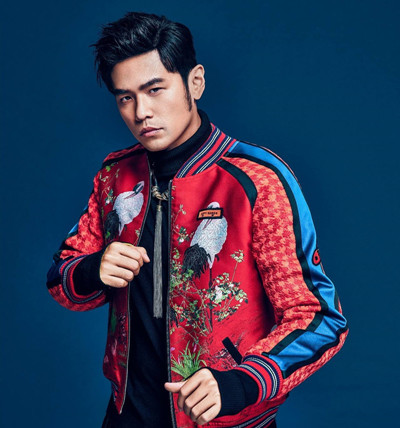
#> input picture leolab/opencv/demo/image_src/jay.jpg, 400 x 428 px
$ python demo03_threshold_otsu.py
#> lines starting #> are read from the running program, lines starting #| are printed output that depends on the picture; after the words box and inside, x2 and y2 are one past the last pixel; in counts of white or black regions, pixels touching at a corner belong together
# 阈值处理

import cv2

# 阈值处理 自动计算合适的阈值

img_file = "../image_src/jay.jpg"
# img_file = "E:\\_leo\\666.jpg"

img = cv2.imread(img_file, 0)
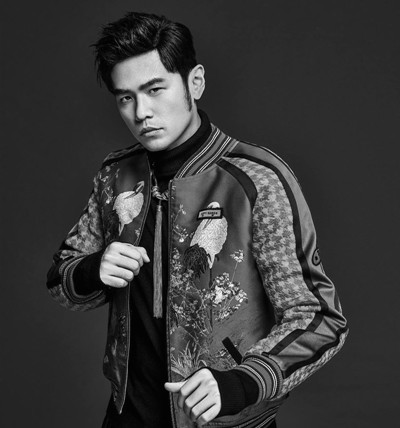
#> img: shape (428, 400); min 0, max 253, mean 57.4
cv2.imshow("img", img)


# 阈值125 大于阈值的变成255, 小于阈值的变成0
t, rst = cv2.threshold(img, 125, 255, cv2.THRESH_BINARY)
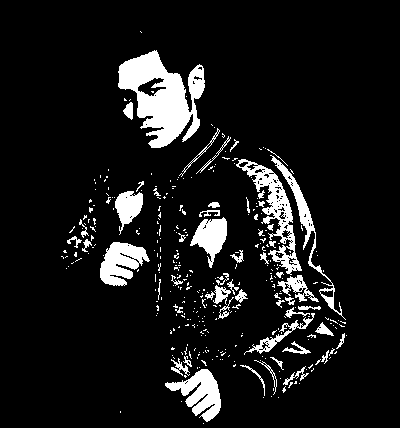
#> rst: shape (428, 400); 9.6% white; 343 white regions (289 under 20 px), largest, box (x1, y1, x2, y2) and area: (118, 50, 205, 148) 4491, (236, 159, 302, 275) 1868, (165, 369, 221, 422) 1420
cv2.imshow("rst-125", rst)


# 自动计算整张图像合适的阈值
threshold, otsu = cv2.threshold(img, 0, 255, cv2.THRESH_BINARY + cv2.THRESH_OTSU)
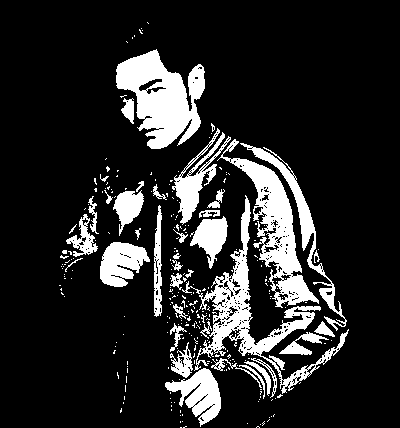
#> otsu: shape (428, 400); 15.8% white; 282 white regions (244 under 20 px), largest, box (x1, y1, x2, y2) and area: (116, 49, 205, 149) 4990, (194, 195, 349, 394) 4730, (217, 139, 319, 308) 4277
#> threshold = 93
cv2.imshow("otsu", otsu)
print("otsu threshold: ", threshold)
#| otsu threshold:  93.0

# 自适应阈值
adaptGauss = cv2.adaptiveThreshold(img, 255, cv2.ADAPTIVE_THRESH_GAUSSIAN_C, cv2.THRESH_BINARY, 3, 3)
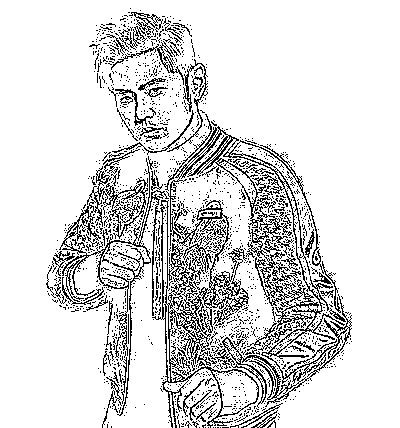
#> adaptGauss: shape (428, 400); 86% white; black in thin lines or dots, all inside (x1, y1, x2, y2) = (46, 8, 352, 428)
cv2.imshow("adaptGauss", adaptGauss)

cv2.waitKey()

cv2.destroyAllWindows()
